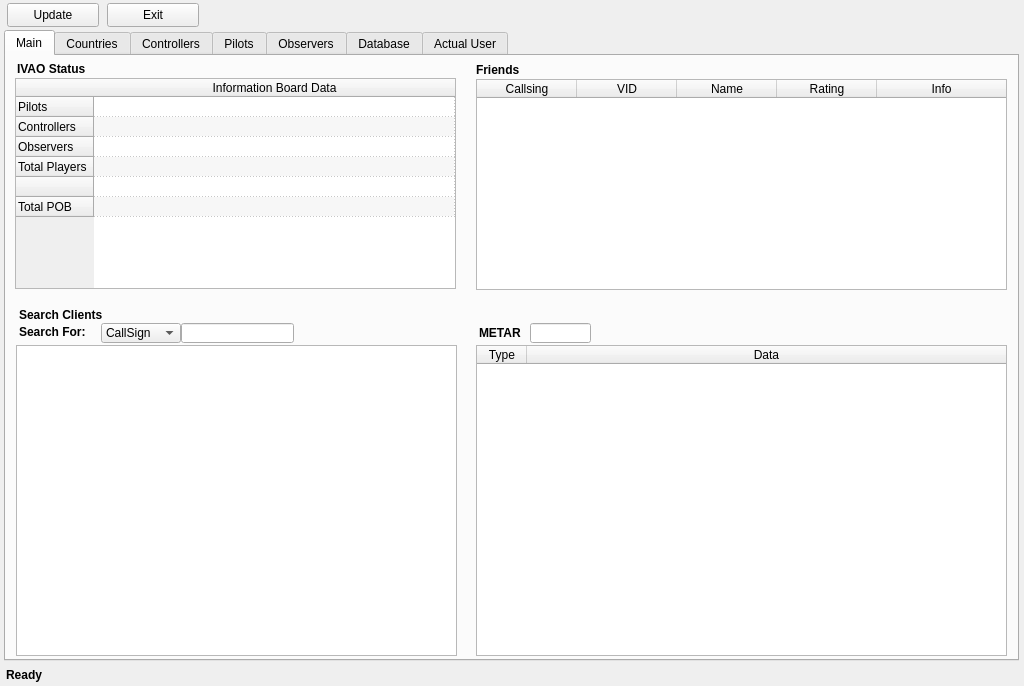
<?xml version="1.0" encoding="UTF-8"?>
<ui version="4.0">
 <class>MainWindow</class>
 <widget class="QMainWindow" name="MainWindow">
  <property name="windowModality">
   <enum>Qt::ApplicationModal</enum>
  </property>
  <property name="geometry">
   <rect>
    <x>0</x>
    <y>0</y>
    <width>1024</width>
    <height>686</height>
   </rect>
  </property>
  <property name="sizePolicy">
   <sizepolicy hsizetype="Fixed" vsizetype="Fixed">
    <horstretch>0</horstretch>
    <verstretch>0</verstretch>
   </sizepolicy>
  </property>
  <property name="minimumSize">
   <size>
    <width>1024</width>
    <height>686</height>
   </size>
  </property>
  <property name="maximumSize">
   <size>
    <width>1024</width>
    <height>686</height>
   </size>
  </property>
  <property name="cursor">
   <cursorShape>PointingHandCursor</cursorShape>
  </property>
  <property name="windowTitle">
   <string>IVAO :: Status of IVAN</string>
  </property>
  <widget class="QWidget" name="centralwidget">
   <widget class="QTabWidget" name="tabWidget">
    <property name="geometry">
     <rect>
      <x>4</x>
      <y>30</y>
      <width>1015</width>
      <height>631</height>
     </rect>
    </property>
    <property name="cursor">
     <cursorShape>PointingHandCursor</cursorShape>
    </property>
    <property name="currentIndex">
     <number>0</number>
    </property>
    <widget class="QWidget" name="main">
     <attribute name="title">
      <string>Main</string>
     </attribute>
     <widget class="QTableWidget" name="IVAOStatustableWidget">
      <property name="geometry">
       <rect>
        <x>9</x>
        <y>22</y>
        <width>441</width>
        <height>211</height>
       </rect>
      </property>
      <property name="cursor" stdset="0">
       <cursorShape>PointingHandCursor</cursorShape>
      </property>
      <property name="autoFillBackground">
       <bool>true</bool>
      </property>
      <property name="tabKeyNavigation">
       <bool>false</bool>
      </property>
      <property name="showDropIndicator" stdset="0">
       <bool>false</bool>
      </property>
      <property name="dragDropOverwriteMode">
       <bool>false</bool>
      </property>
      <property name="alternatingRowColors">
       <bool>true</bool>
      </property>
      <property name="selectionMode">
       <enum>QAbstractItemView::NoSelection</enum>
      </property>
      <property name="textElideMode">
       <enum>Qt::ElideMiddle</enum>
      </property>
      <property name="gridStyle">
       <enum>Qt::DotLine</enum>
      </property>
      <property name="sortingEnabled">
       <bool>true</bool>
      </property>
      <property name="wordWrap">
       <bool>false</bool>
      </property>
      <attribute name="horizontalHeaderDefaultSectionSize">
       <number>150</number>
      </attribute>
      <attribute name="horizontalHeaderHighlightSections">
       <bool>false</bool>
      </attribute>
      <attribute name="horizontalHeaderMinimumSectionSize">
       <number>150</number>
      </attribute>
      <attribute name="horizontalHeaderStretchLastSection">
       <bool>true</bool>
      </attribute>
      <attribute name="verticalHeaderDefaultSectionSize">
       <number>20</number>
      </attribute>
      <attribute name="verticalHeaderMinimumSectionSize">
       <number>20</number>
      </attribute>
      <attribute name="verticalHeaderShowSortIndicator" stdset="0">
       <bool>true</bool>
      </attribute>
      <attribute name="verticalHeaderStretchLastSection">
       <bool>false</bool>
      </attribute>
      <row>
       <property name="text">
        <string>Pilots</string>
       </property>
      </row>
      <row>
       <property name="text">
        <string>Controllers</string>
       </property>
      </row>
      <row>
       <property name="text">
        <string>Observers</string>
       </property>
      </row>
      <row>
       <property name="text">
        <string>Total Players</string>
       </property>
      </row>
      <row>
       <property name="text">
        <string/>
       </property>
      </row>
      <row>
       <property name="text">
        <string>Total POB</string>
       </property>
      </row>
      <column>
       <property name="text">
        <string>Information Board Data</string>
       </property>
      </column>
     </widget>
     <widget class="QLabel" name="IVAOStatusLabel">
      <property name="geometry">
       <rect>
        <x>11</x>
        <y>5</y>
        <width>91</width>
        <height>16</height>
       </rect>
      </property>
      <property name="font">
       <font>
        <weight>75</weight>
        <bold>true</bold>
       </font>
      </property>
      <property name="cursor">
       <cursorShape>PointingHandCursor</cursorShape>
      </property>
      <property name="text">
       <string>IVAO Status</string>
      </property>
     </widget>
     <widget class="QTableWidget" name="FriendstableWidget">
      <property name="geometry">
       <rect>
        <x>470</x>
        <y>23</y>
        <width>531</width>
        <height>211</height>
       </rect>
      </property>
      <property name="cursor" stdset="0">
       <cursorShape>PointingHandCursor</cursorShape>
      </property>
      <property name="autoFillBackground">
       <bool>true</bool>
      </property>
      <property name="tabKeyNavigation">
       <bool>false</bool>
      </property>
      <property name="showDropIndicator" stdset="0">
       <bool>false</bool>
      </property>
      <property name="alternatingRowColors">
       <bool>true</bool>
      </property>
      <property name="selectionMode">
       <enum>QAbstractItemView::SingleSelection</enum>
      </property>
      <property name="selectionBehavior">
       <enum>QAbstractItemView::SelectRows</enum>
      </property>
      <property name="textElideMode">
       <enum>Qt::ElideMiddle</enum>
      </property>
      <property name="gridStyle">
       <enum>Qt::DotLine</enum>
      </property>
      <property name="sortingEnabled">
       <bool>true</bool>
      </property>
      <property name="wordWrap">
       <bool>false</bool>
      </property>
      <attribute name="horizontalHeaderDefaultSectionSize">
       <number>100</number>
      </attribute>
      <attribute name="horizontalHeaderHighlightSections">
       <bool>true</bool>
      </attribute>
      <attribute name="horizontalHeaderMinimumSectionSize">
       <number>100</number>
      </attribute>
      <attribute name="horizontalHeaderStretchLastSection">
       <bool>true</bool>
      </attribute>
      <attribute name="verticalHeaderDefaultSectionSize">
       <number>15</number>
      </attribute>
      <attribute name="verticalHeaderMinimumSectionSize">
       <number>15</number>
      </attribute>
      <column>
       <property name="text">
        <string>Callsing</string>
       </property>
      </column>
      <column>
       <property name="text">
        <string>VID</string>
       </property>
      </column>
      <column>
       <property name="text">
        <string>Name</string>
       </property>
      </column>
      <column>
       <property name="text">
        <string>Rating</string>
       </property>
      </column>
      <column>
       <property name="text">
        <string>Info</string>
       </property>
      </column>
     </widget>
     <widget class="QLabel" name="FriendsLabel">
      <property name="geometry">
       <rect>
        <x>470</x>
        <y>6</y>
        <width>61</width>
        <height>16</height>
       </rect>
      </property>
      <property name="font">
       <font>
        <weight>75</weight>
        <bold>true</bold>
       </font>
      </property>
      <property name="cursor">
       <cursorShape>PointingHandCursor</cursorShape>
      </property>
      <property name="text">
       <string>Friends</string>
      </property>
     </widget>
     <widget class="QLabel" name="SearchClientsLabel">
      <property name="geometry">
       <rect>
        <x>13</x>
        <y>251</y>
        <width>111</width>
        <height>16</height>
       </rect>
      </property>
      <property name="font">
       <font>
        <weight>75</weight>
        <bold>true</bold>
       </font>
      </property>
      <property name="cursor">
       <cursorShape>PointingHandCursor</cursorShape>
      </property>
      <property name="text">
       <string>Search Clients</string>
      </property>
     </widget>
     <widget class="QTableWidget" name="SearchtableWidget">
      <property name="geometry">
       <rect>
        <x>10</x>
        <y>289</y>
        <width>441</width>
        <height>311</height>
       </rect>
      </property>
      <property name="cursor" stdset="0">
       <cursorShape>PointingHandCursor</cursorShape>
      </property>
      <property name="autoFillBackground">
       <bool>true</bool>
      </property>
      <property name="alternatingRowColors">
       <bool>true</bool>
      </property>
     </widget>
     <widget class="QLabel" name="SearchForLabel">
      <property name="geometry">
       <rect>
        <x>13</x>
        <y>268</y>
        <width>81</width>
        <height>16</height>
       </rect>
      </property>
      <property name="font">
       <font>
        <weight>75</weight>
        <bold>true</bold>
       </font>
      </property>
      <property name="cursor">
       <cursorShape>PointingHandCursor</cursorShape>
      </property>
      <property name="text">
       <string>Search For:</string>
      </property>
     </widget>
     <widget class="QTableWidget" name="METARtableWidget">
      <property name="geometry">
       <rect>
        <x>470</x>
        <y>289</y>
        <width>531</width>
        <height>311</height>
       </rect>
      </property>
      <property name="cursor" stdset="0">
       <cursorShape>PointingHandCursor</cursorShape>
      </property>
      <property name="autoFillBackground">
       <bool>true</bool>
      </property>
      <property name="tabKeyNavigation">
       <bool>false</bool>
      </property>
      <property name="showDropIndicator" stdset="0">
       <bool>false</bool>
      </property>
      <property name="dragDropOverwriteMode">
       <bool>false</bool>
      </property>
      <property name="alternatingRowColors">
       <bool>true</bool>
      </property>
      <property name="selectionMode">
       <enum>QAbstractItemView::SingleSelection</enum>
      </property>
      <property name="selectionBehavior">
       <enum>QAbstractItemView::SelectRows</enum>
      </property>
      <property name="textElideMode">
       <enum>Qt::ElideMiddle</enum>
      </property>
      <property name="gridStyle">
       <enum>Qt::DotLine</enum>
      </property>
      <property name="sortingEnabled">
       <bool>true</bool>
      </property>
      <property name="wordWrap">
       <bool>false</bool>
      </property>
      <property name="columnCount">
       <number>2</number>
      </property>
      <attribute name="horizontalHeaderCascadingSectionResizes">
       <bool>false</bool>
      </attribute>
      <attribute name="horizontalHeaderDefaultSectionSize">
       <number>50</number>
      </attribute>
      <attribute name="horizontalHeaderHighlightSections">
       <bool>true</bool>
      </attribute>
      <attribute name="horizontalHeaderMinimumSectionSize">
       <number>50</number>
      </attribute>
      <attribute name="horizontalHeaderStretchLastSection">
       <bool>true</bool>
      </attribute>
      <attribute name="verticalHeaderDefaultSectionSize">
       <number>15</number>
      </attribute>
      <attribute name="verticalHeaderMinimumSectionSize">
       <number>15</number>
      </attribute>
      <column>
       <property name="text">
        <string>Type</string>
       </property>
      </column>
      <column>
       <property name="text">
        <string>Data</string>
       </property>
      </column>
     </widget>
     <widget class="QLabel" name="MetarLabel">
      <property name="geometry">
       <rect>
        <x>473</x>
        <y>269</y>
        <width>51</width>
        <height>16</height>
       </rect>
      </property>
      <property name="font">
       <font>
        <weight>75</weight>
        <bold>true</bold>
       </font>
      </property>
      <property name="cursor">
       <cursorShape>PointingHandCursor</cursorShape>
      </property>
      <property name="text">
       <string>METAR</string>
      </property>
     </widget>
     <widget class="QComboBox" name="SearchcomboBox">
      <property name="geometry">
       <rect>
        <x>95</x>
        <y>267</y>
        <width>80</width>
        <height>20</height>
       </rect>
      </property>
      <property name="cursor">
       <cursorShape>PointingHandCursor</cursorShape>
      </property>
      <item>
       <property name="text">
        <string>CallSign</string>
       </property>
      </item>
      <item>
       <property name="text">
        <string>VID</string>
       </property>
      </item>
      <item>
       <property name="text">
        <string>Name</string>
       </property>
      </item>
     </widget>
     <widget class="QLineEdit" name="SearchEdit">
      <property name="geometry">
       <rect>
        <x>175</x>
        <y>267</y>
        <width>113</width>
        <height>20</height>
       </rect>
      </property>
      <property name="cursor">
       <cursorShape>PointingHandCursor</cursorShape>
      </property>
     </widget>
     <widget class="QLineEdit" name="METAREdit">
      <property name="geometry">
       <rect>
        <x>524</x>
        <y>267</y>
        <width>61</width>
        <height>20</height>
       </rect>
      </property>
      <property name="cursor">
       <cursorShape>PointingHandCursor</cursorShape>
      </property>
     </widget>
    </widget>
    <widget class="QWidget" name="countries">
     <attribute name="title">
      <string>Countries</string>
     </attribute>
     <widget class="QComboBox" name="country_list">
      <property name="geometry">
       <rect>
        <x>9</x>
        <y>6</y>
        <width>215</width>
        <height>20</height>
       </rect>
      </property>
      <property name="cursor">
       <cursorShape>PointingHandCursor</cursorShape>
      </property>
      <property name="currentIndex">
       <number>-1</number>
      </property>
     </widget>
     <widget class="QTableWidget" name="ATCtableWidget">
      <property name="geometry">
       <rect>
        <x>8</x>
        <y>30</y>
        <width>991</width>
        <height>161</height>
       </rect>
      </property>
      <property name="cursor" stdset="0">
       <cursorShape>PointingHandCursor</cursorShape>
      </property>
      <property name="autoFillBackground">
       <bool>true</bool>
      </property>
      <property name="autoScrollMargin">
       <number>16</number>
      </property>
      <property name="tabKeyNavigation">
       <bool>false</bool>
      </property>
      <property name="showDropIndicator" stdset="0">
       <bool>false</bool>
      </property>
      <property name="dragDropOverwriteMode">
       <bool>false</bool>
      </property>
      <property name="alternatingRowColors">
       <bool>true</bool>
      </property>
      <property name="selectionMode">
       <enum>QAbstractItemView::SingleSelection</enum>
      </property>
      <property name="selectionBehavior">
       <enum>QAbstractItemView::SelectRows</enum>
      </property>
      <property name="showGrid">
       <bool>true</bool>
      </property>
      <property name="gridStyle">
       <enum>Qt::DotLine</enum>
      </property>
      <property name="sortingEnabled">
       <bool>true</bool>
      </property>
      <property name="wordWrap">
       <bool>false</bool>
      </property>
      <property name="rowCount">
       <number>0</number>
      </property>
      <property name="columnCount">
       <number>6</number>
      </property>
      <attribute name="horizontalHeaderVisible">
       <bool>false</bool>
      </attribute>
      <attribute name="horizontalHeaderDefaultSectionSize">
       <number>100</number>
      </attribute>
      <attribute name="horizontalHeaderMinimumSectionSize">
       <number>100</number>
      </attribute>
      <attribute name="horizontalHeaderShowSortIndicator" stdset="0">
       <bool>true</bool>
      </attribute>
      <attribute name="horizontalHeaderStretchLastSection">
       <bool>true</bool>
      </attribute>
      <attribute name="verticalHeaderDefaultSectionSize">
       <number>20</number>
      </attribute>
      <attribute name="verticalHeaderMinimumSectionSize">
       <number>20</number>
      </attribute>
      <attribute name="verticalHeaderShowSortIndicator" stdset="0">
       <bool>true</bool>
      </attribute>
      <column>
       <property name="text">
        <string>VID</string>
       </property>
      </column>
      <column>
       <property name="text">
        <string>Country</string>
       </property>
      </column>
      <column>
       <property name="text">
        <string>Facility</string>
       </property>
      </column>
      <column>
       <property name="text">
        <string>Frequency</string>
       </property>
      </column>
      <column>
       <property name="text">
        <string>Category</string>
       </property>
      </column>
      <column>
       <property name="text">
        <string>Controller</string>
       </property>
      </column>
     </widget>
     <widget class="QLabel" name="atc_label">
      <property name="geometry">
       <rect>
        <x>464</x>
        <y>13</y>
        <width>61</width>
        <height>16</height>
       </rect>
      </property>
      <property name="font">
       <font>
        <weight>75</weight>
        <bold>true</bold>
       </font>
      </property>
      <property name="cursor">
       <cursorShape>PointingHandCursor</cursorShape>
      </property>
      <property name="text">
       <string>ATC List</string>
      </property>
     </widget>
     <widget class="QLabel" name="pilot_list">
      <property name="geometry">
       <rect>
        <x>455</x>
        <y>193</y>
        <width>81</width>
        <height>16</height>
       </rect>
      </property>
      <property name="font">
       <font>
        <weight>75</weight>
        <bold>true</bold>
       </font>
      </property>
      <property name="cursor">
       <cursorShape>PointingHandCursor</cursorShape>
      </property>
      <property name="text">
       <string>PILOT List</string>
      </property>
     </widget>
     <widget class="QTableWidget" name="PilottableWidget">
      <property name="geometry">
       <rect>
        <x>8</x>
        <y>210</y>
        <width>991</width>
        <height>401</height>
       </rect>
      </property>
      <property name="cursor" stdset="0">
       <cursorShape>PointingHandCursor</cursorShape>
      </property>
      <property name="autoFillBackground">
       <bool>true</bool>
      </property>
      <property name="autoScrollMargin">
       <number>16</number>
      </property>
      <property name="tabKeyNavigation">
       <bool>false</bool>
      </property>
      <property name="showDropIndicator" stdset="0">
       <bool>false</bool>
      </property>
      <property name="dragDropOverwriteMode">
       <bool>false</bool>
      </property>
      <property name="alternatingRowColors">
       <bool>true</bool>
      </property>
      <property name="selectionMode">
       <enum>QAbstractItemView::SingleSelection</enum>
      </property>
      <property name="selectionBehavior">
       <enum>QAbstractItemView::SelectRows</enum>
      </property>
      <property name="showGrid">
       <bool>true</bool>
      </property>
      <property name="gridStyle">
       <enum>Qt::DotLine</enum>
      </property>
      <property name="wordWrap">
       <bool>false</bool>
      </property>
      <property name="rowCount">
       <number>0</number>
      </property>
      <property name="columnCount">
       <number>9</number>
      </property>
      <attribute name="horizontalHeaderVisible">
       <bool>false</bool>
      </attribute>
      <attribute name="horizontalHeaderDefaultSectionSize">
       <number>109</number>
      </attribute>
      <attribute name="horizontalHeaderMinimumSectionSize">
       <number>109</number>
      </attribute>
      <attribute name="horizontalHeaderShowSortIndicator" stdset="0">
       <bool>false</bool>
      </attribute>
      <attribute name="horizontalHeaderStretchLastSection">
       <bool>true</bool>
      </attribute>
      <attribute name="verticalHeaderDefaultSectionSize">
       <number>20</number>
      </attribute>
      <attribute name="verticalHeaderMinimumSectionSize">
       <number>20</number>
      </attribute>
      <attribute name="verticalHeaderShowSortIndicator" stdset="0">
       <bool>true</bool>
      </attribute>
      <column>
       <property name="text">
        <string>VID</string>
       </property>
      </column>
      <column>
       <property name="text">
        <string>Country</string>
       </property>
      </column>
      <column>
       <property name="text">
        <string>Captain</string>
       </property>
      </column>
      <column>
       <property name="text">
        <string>Aircraft</string>
       </property>
      </column>
      <column>
       <property name="text">
        <string>Rating</string>
       </property>
      </column>
      <column>
       <property name="text">
        <string>Departure</string>
       </property>
      </column>
      <column>
       <property name="text">
        <string>Destination</string>
       </property>
      </column>
      <column>
       <property name="text">
        <string>Status</string>
       </property>
      </column>
      <column>
       <property name="text">
        <string>Time</string>
       </property>
      </column>
     </widget>
     <widget class="QLabel" name="flagIcon">
      <property name="geometry">
       <rect>
        <x>230</x>
        <y>5</y>
        <width>71</width>
        <height>21</height>
       </rect>
      </property>
      <property name="cursor">
       <cursorShape>PointingHandCursor</cursorShape>
      </property>
      <property name="text">
       <string/>
      </property>
     </widget>
    </widget>
    <widget class="QWidget" name="controllers">
     <attribute name="title">
      <string>Controllers</string>
     </attribute>
     <widget class="QTableWidget" name="ATC_FullList">
      <property name="geometry">
       <rect>
        <x>5</x>
        <y>8</y>
        <width>1001</width>
        <height>591</height>
       </rect>
      </property>
      <property name="cursor" stdset="0">
       <cursorShape>PointingHandCursor</cursorShape>
      </property>
      <property name="autoFillBackground">
       <bool>true</bool>
      </property>
      <property name="tabKeyNavigation">
       <bool>false</bool>
      </property>
      <property name="showDropIndicator" stdset="0">
       <bool>false</bool>
      </property>
      <property name="dragDropOverwriteMode">
       <bool>false</bool>
      </property>
      <property name="alternatingRowColors">
       <bool>true</bool>
      </property>
      <property name="selectionMode">
       <enum>QAbstractItemView::SingleSelection</enum>
      </property>
      <property name="selectionBehavior">
       <enum>QAbstractItemView::SelectRows</enum>
      </property>
      <property name="gridStyle">
       <enum>Qt::DotLine</enum>
      </property>
      <property name="sortingEnabled">
       <bool>true</bool>
      </property>
      <property name="wordWrap">
       <bool>false</bool>
      </property>
      <attribute name="horizontalHeaderDefaultSectionSize">
       <number>110</number>
      </attribute>
      <attribute name="horizontalHeaderMinimumSectionSize">
       <number>110</number>
      </attribute>
      <attribute name="horizontalHeaderStretchLastSection">
       <bool>false</bool>
      </attribute>
      <attribute name="verticalHeaderDefaultSectionSize">
       <number>20</number>
      </attribute>
      <attribute name="verticalHeaderMinimumSectionSize">
       <number>20</number>
      </attribute>
      <column>
       <property name="text">
        <string>CallSign</string>
       </property>
      </column>
      <column>
       <property name="text">
        <string>Frequency</string>
       </property>
      </column>
      <column>
       <property name="text">
        <string>Controller</string>
       </property>
      </column>
      <column>
       <property name="text">
        <string>Rating</string>
       </property>
      </column>
      <column>
       <property name="text">
        <string>Position</string>
       </property>
      </column>
      <column>
       <property name="text">
        <string>Country</string>
       </property>
      </column>
      <column>
       <property name="text">
        <string>IVAN</string>
       </property>
      </column>
      <column>
       <property name="text">
        <string>IVAT</string>
       </property>
      </column>
      <column>
       <property name="text">
        <string>Time</string>
       </property>
      </column>
     </widget>
    </widget>
    <widget class="QWidget" name="pilots">
     <attribute name="title">
      <string>Pilots</string>
     </attribute>
     <widget class="QTableWidget" name="PILOT_FullList">
      <property name="geometry">
       <rect>
        <x>5</x>
        <y>8</y>
        <width>1001</width>
        <height>591</height>
       </rect>
      </property>
      <property name="cursor" stdset="0">
       <cursorShape>PointingHandCursor</cursorShape>
      </property>
      <property name="autoFillBackground">
       <bool>true</bool>
      </property>
      <property name="tabKeyNavigation">
       <bool>false</bool>
      </property>
      <property name="showDropIndicator" stdset="0">
       <bool>false</bool>
      </property>
      <property name="dragDropOverwriteMode">
       <bool>false</bool>
      </property>
      <property name="alternatingRowColors">
       <bool>true</bool>
      </property>
      <property name="selectionMode">
       <enum>QAbstractItemView::SingleSelection</enum>
      </property>
      <property name="selectionBehavior">
       <enum>QAbstractItemView::SelectRows</enum>
      </property>
      <property name="gridStyle">
       <enum>Qt::DotLine</enum>
      </property>
      <property name="sortingEnabled">
       <bool>true</bool>
      </property>
      <property name="wordWrap">
       <bool>false</bool>
      </property>
      <attribute name="horizontalHeaderDefaultSectionSize">
       <number>110</number>
      </attribute>
      <attribute name="horizontalHeaderMinimumSectionSize">
       <number>110</number>
      </attribute>
      <attribute name="horizontalHeaderStretchLastSection">
       <bool>true</bool>
      </attribute>
      <attribute name="verticalHeaderDefaultSectionSize">
       <number>20</number>
      </attribute>
      <attribute name="verticalHeaderMinimumSectionSize">
       <number>20</number>
      </attribute>
      <column>
       <property name="text">
        <string>CallSign</string>
       </property>
      </column>
      <column>
       <property name="text">
        <string>Aircraft</string>
       </property>
      </column>
      <column>
       <property name="text">
        <string>Captain</string>
       </property>
      </column>
      <column>
       <property name="text">
        <string>Rating</string>
       </property>
      </column>
      <column>
       <property name="text">
        <string>Departure</string>
       </property>
      </column>
      <column>
       <property name="text">
        <string>Destination</string>
       </property>
      </column>
      <column>
       <property name="text">
        <string>Status</string>
       </property>
      </column>
      <column>
       <property name="text">
        <string>IVAN</string>
       </property>
      </column>
      <column>
       <property name="text">
        <string>Time</string>
       </property>
      </column>
     </widget>
    </widget>
    <widget class="QWidget" name="observers">
     <attribute name="title">
      <string>Observers</string>
     </attribute>
     <widget class="QTableView" name="ObservertableView">
      <property name="geometry">
       <rect>
        <x>5</x>
        <y>8</y>
        <width>1001</width>
        <height>591</height>
       </rect>
      </property>
      <property name="cursor" stdset="0">
       <cursorShape>PointingHandCursor</cursorShape>
      </property>
      <property name="tabKeyNavigation">
       <bool>false</bool>
      </property>
      <property name="showDropIndicator" stdset="0">
       <bool>false</bool>
      </property>
      <property name="dragDropOverwriteMode">
       <bool>false</bool>
      </property>
      <property name="alternatingRowColors">
       <bool>true</bool>
      </property>
      <property name="selectionMode">
       <enum>QAbstractItemView::SingleSelection</enum>
      </property>
      <property name="selectionBehavior">
       <enum>QAbstractItemView::SelectRows</enum>
      </property>
      <property name="textElideMode">
       <enum>Qt::ElideMiddle</enum>
      </property>
      <property name="gridStyle">
       <enum>Qt::DotLine</enum>
      </property>
      <property name="wordWrap">
       <bool>false</bool>
      </property>
      <attribute name="verticalHeaderDefaultSectionSize">
       <number>20</number>
      </attribute>
      <attribute name="verticalHeaderMinimumSectionSize">
       <number>20</number>
      </attribute>
     </widget>
    </widget>
    <widget class="QWidget" name="database">
     <attribute name="title">
      <string>Database</string>
     </attribute>
     <widget class="QTableView" name="tableView">
      <property name="geometry">
       <rect>
        <x>6</x>
        <y>10</y>
        <width>485</width>
        <height>591</height>
       </rect>
      </property>
     </widget>
     <widget class="QTableView" name="tableView_2">
      <property name="geometry">
       <rect>
        <x>500</x>
        <y>10</y>
        <width>501</width>
        <height>591</height>
       </rect>
      </property>
     </widget>
    </widget>
    <widget class="QWidget" name="actual_user">
     <attribute name="title">
      <string>Actual User</string>
     </attribute>
     <widget class="QTableView" name="InboundTableView">
      <property name="geometry">
       <rect>
        <x>5</x>
        <y>20</y>
        <width>1001</width>
        <height>193</height>
       </rect>
      </property>
     </widget>
     <widget class="QLabel" name="Inbound_traffic">
      <property name="geometry">
       <rect>
        <x>435</x>
        <y>4</y>
        <width>111</width>
        <height>20</height>
       </rect>
      </property>
      <property name="font">
       <font>
        <weight>75</weight>
        <bold>true</bold>
       </font>
      </property>
      <property name="text">
       <string>Inbound Traffic</string>
      </property>
     </widget>
     <widget class="QTableView" name="OutboundTableView">
      <property name="geometry">
       <rect>
        <x>5</x>
        <y>227</y>
        <width>1001</width>
        <height>192</height>
       </rect>
      </property>
     </widget>
     <widget class="QLabel" name="outbound_traffic">
      <property name="geometry">
       <rect>
        <x>431</x>
        <y>211</y>
        <width>121</width>
        <height>20</height>
       </rect>
      </property>
      <property name="font">
       <font>
        <weight>75</weight>
        <bold>true</bold>
       </font>
      </property>
      <property name="text">
       <string>Outbound Traffic</string>
      </property>
     </widget>
     <widget class="QTableView" name="NearbyATCViewTable">
      <property name="geometry">
       <rect>
        <x>5</x>
        <y>440</y>
        <width>1001</width>
        <height>161</height>
       </rect>
      </property>
     </widget>
     <widget class="QLabel" name="nearby_controllers">
      <property name="geometry">
       <rect>
        <x>434</x>
        <y>419</y>
        <width>111</width>
        <height>20</height>
       </rect>
      </property>
      <property name="font">
       <font>
        <weight>75</weight>
        <bold>true</bold>
       </font>
      </property>
      <property name="text">
       <string>Nearby Controllers</string>
      </property>
     </widget>
    </widget>
   </widget>
   <widget class="QPushButton" name="UpdateBtn">
    <property name="geometry">
     <rect>
      <x>7</x>
      <y>3</y>
      <width>92</width>
      <height>24</height>
     </rect>
    </property>
    <property name="cursor">
     <cursorShape>PointingHandCursor</cursorShape>
    </property>
    <property name="text">
     <string>Update</string>
    </property>
   </widget>
   <widget class="QPushButton" name="ExitBtn">
    <property name="geometry">
     <rect>
      <x>107</x>
      <y>3</y>
      <width>92</width>
      <height>24</height>
     </rect>
    </property>
    <property name="cursor">
     <cursorShape>PointingHandCursor</cursorShape>
    </property>
    <property name="text">
     <string>Exit</string>
    </property>
   </widget>
   <widget class="QLabel" name="action_update">
    <property name="geometry">
     <rect>
      <x>6</x>
      <y>667</y>
      <width>241</width>
      <height>16</height>
     </rect>
    </property>
    <property name="font">
     <font>
      <weight>75</weight>
      <bold>true</bold>
     </font>
    </property>
    <property name="cursor">
     <cursorShape>PointingHandCursor</cursorShape>
    </property>
    <property name="text">
     <string>Ready</string>
    </property>
   </widget>
  </widget>
 </widget>
 <resources/>
 <connections/>
</ui>
